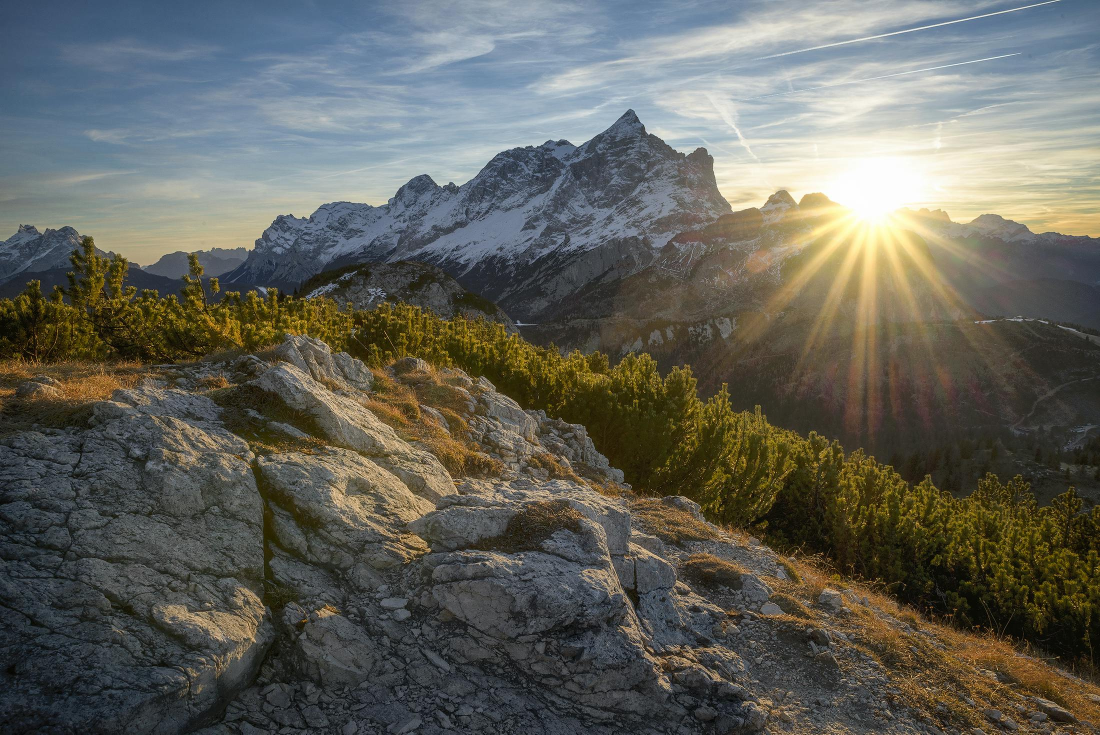
#> input picture .vscode/computer vision/pexels-sagui-andrea-200115-618833.jpg, 2200 x 1469 px (shown at 1/2 size)
$ jupyter execute image_preprocessing.ipynb
#> lines starting #> are read from the running program, lines starting #| are printed output that depends on the picture; after the words box and inside, x2 and y2 are one past the last pixel; in counts of white or black regions, pixels touching at a corner belong together
[cell 1]
import cv2

[cell 2]
image = cv2.imread('pexels-sagui-andrea-200115-618833.jpg')
#> image is the input picture: shape (1469, 2200, 3); mean B, G, R 90.3, 98.2, 98.1

[cell 3]
if image is not None:
    cv2.imshow('image', image)
    cv2.waitKey(0)
    cv2.destroyAllWindows()

[cell 4]
image

[cell 5]
# for gray image
gray_image = cv2.cvtColor(image, cv2.COLOR_BGR2GRAY)
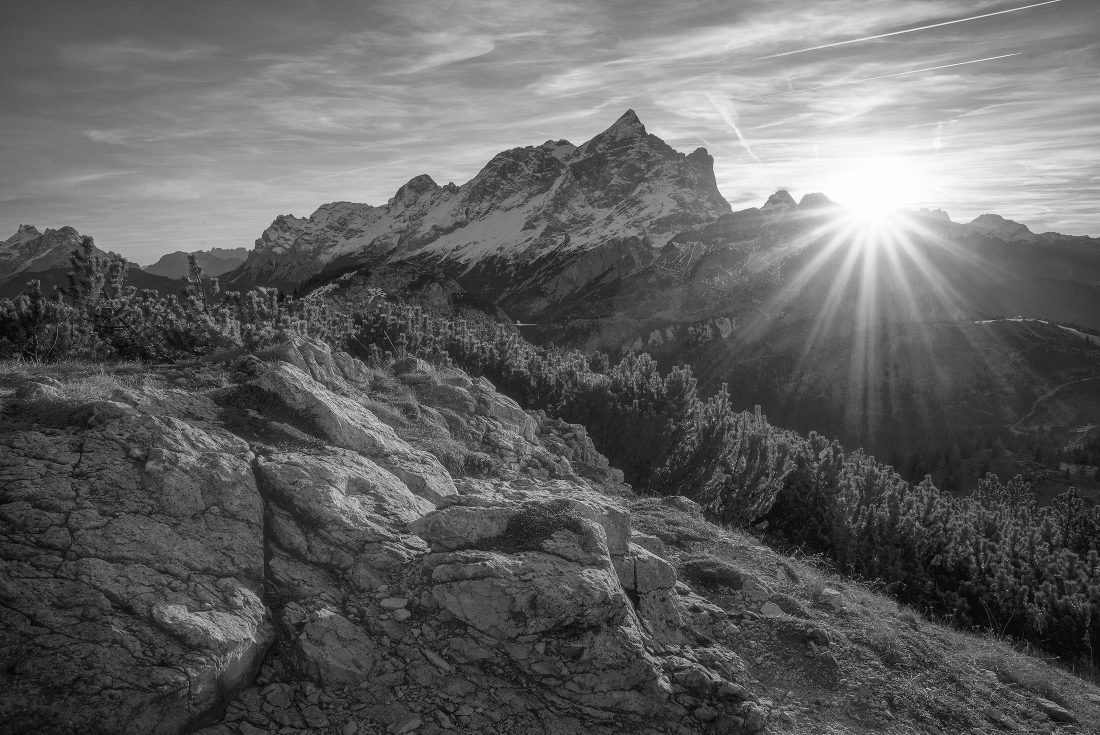
#> gray_image: shape (1469, 2200) (shown at 1/2 size); min 0, max 255, mean 97.3
cv2.imshow('image', gray_image)
cv2.waitKey(0)
cv2.destroyAllWindows()

[cell 6]
# for blur image
blurred_image = cv2.GaussianBlur(image, (15, 15), 0)
cv2.imshow('image', blurred_image)
cv2.waitKey(0)
cv2.destroyAllWindows()

[cell 7]
# for edge detection
edges = cv2.Canny(gray_image, 100, 200)
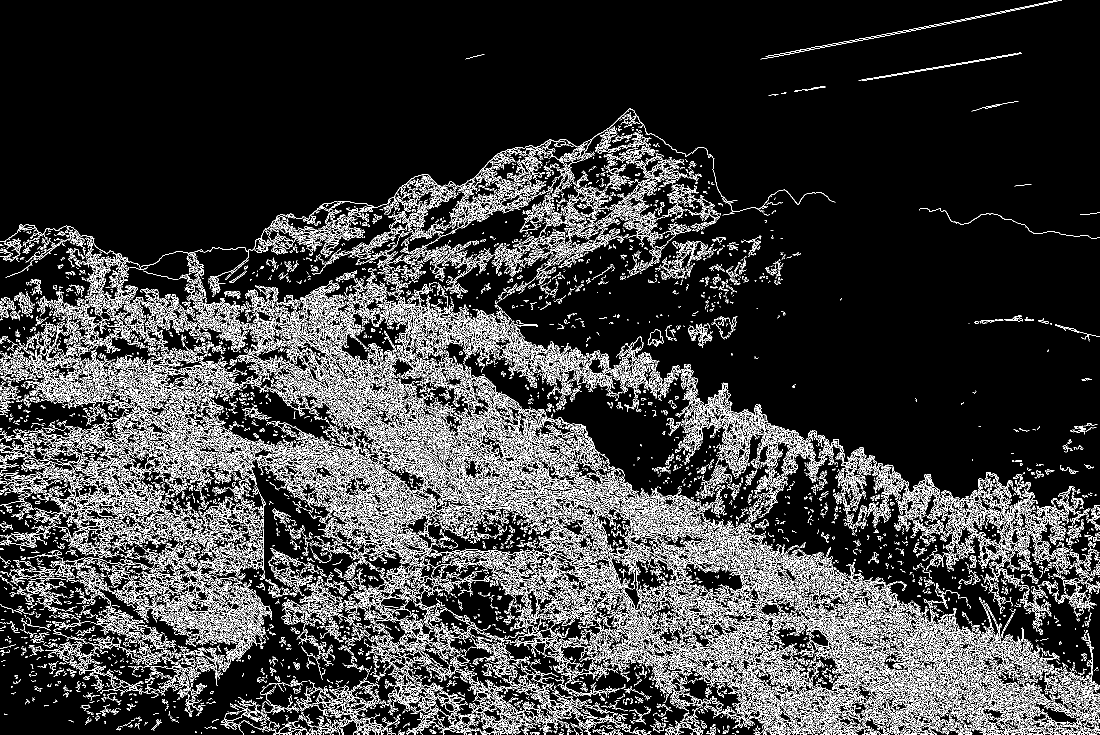
#> edges: shape (1469, 2200) (shown at 1/2 size); 13.8% white in thin lines or dots
cv2.imshow('Edges', edges)
cv2.waitKey(0)
cv2.destroyAllWindows()

[cell 8]
# for resizing the image
small_image = cv2.resize(image, (600, 400))
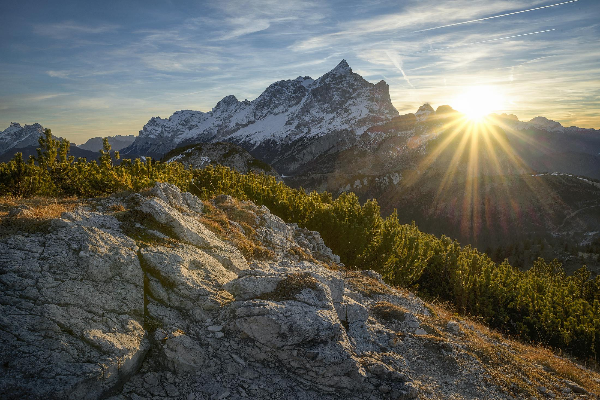
#> small_image: shape (400, 600, 3); mean B, G, R 90.2, 98.1, 98
cv2.imshow('Small Image', small_image)
cv2.waitKey(0)
cv2.destroyAllWindows()

[cell 9]
image.shape
#> Out = (1469, 2200, 3)

[cell 10]
cropped_image = image[600:700, 500:600]
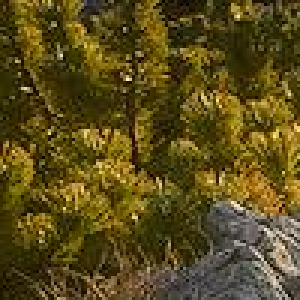
#> cropped_image: shape (100, 100, 3) (shown 3 times larger); mean B, G, R 26.1, 75.9, 90.2

cv2.imshow('Cropped Image', cropped_image)
cv2.waitKey(0)
cv2.destroyAllWindows()

[cell 11]
# for drawing a rectangle on the image
drawing = image.copy()
cv2.rectangle( drawing , (50, 50), (200, 200), (0, 255, 0), 3)
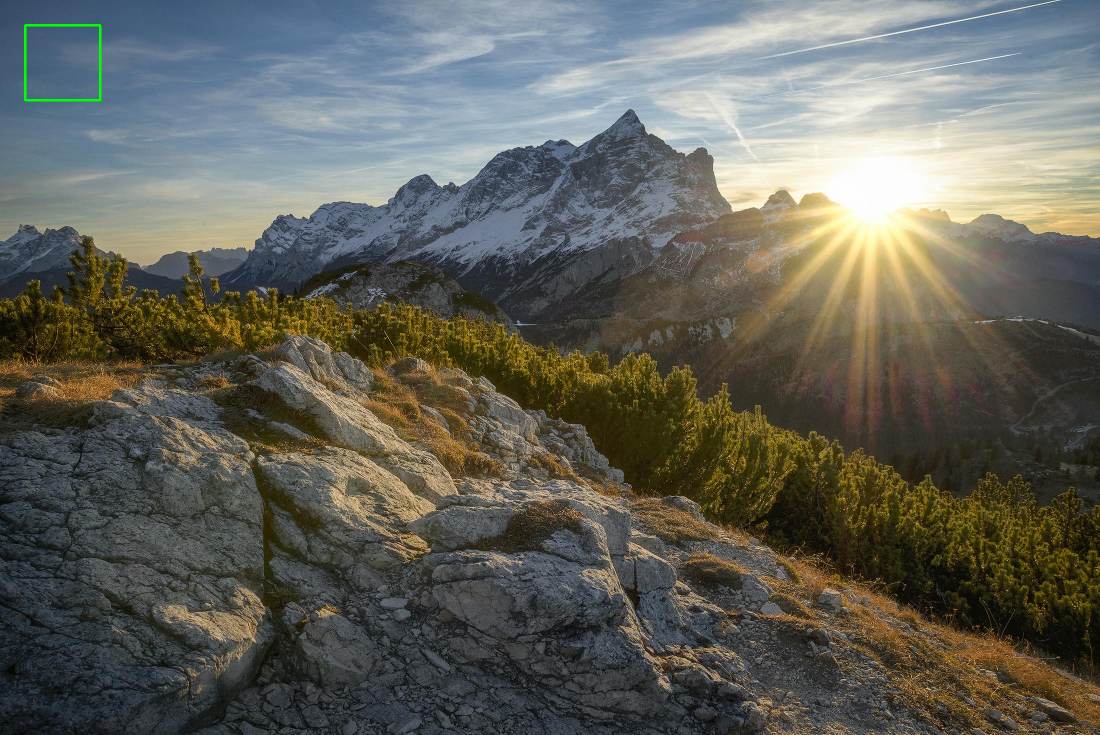
#> drawing: shape (1469, 2200, 3) (shown at 1/2 size); 0.09% of pixels changed, all inside (x1, y1, x2, y2) = (48, 48, 203, 203)
cv2.imshow('Rectangle', drawing)
cv2.waitKey(0)
cv2.destroyAllWindows()
